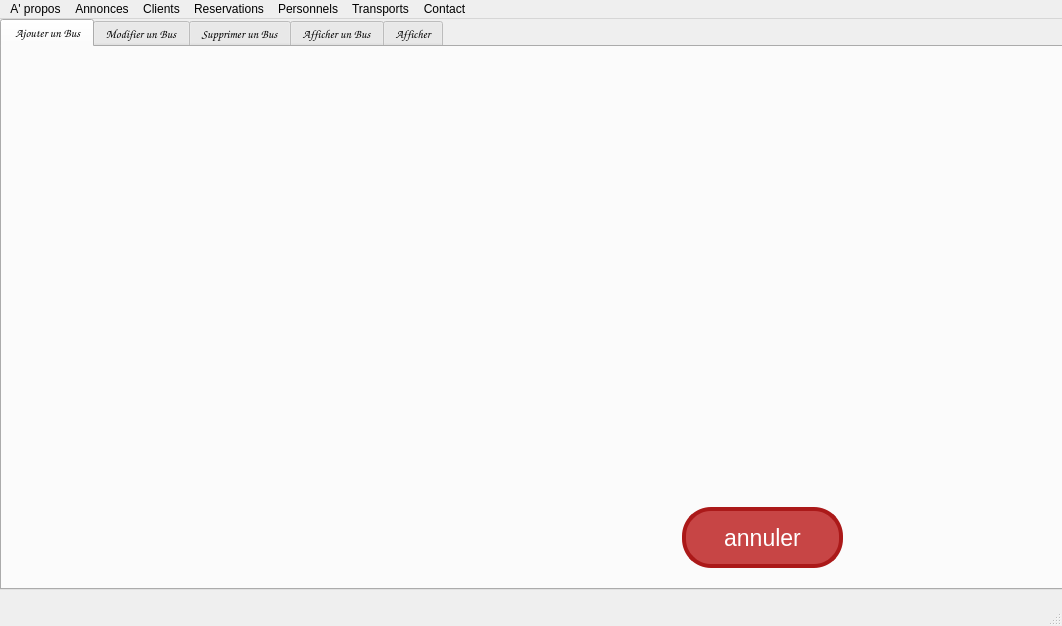
<?xml version="1.0" encoding="UTF-8"?>
<ui version="4.0">
 <class>MainWindow</class>
 <widget class="QMainWindow" name="MainWindow">
  <property name="geometry">
   <rect>
    <x>0</x>
    <y>0</y>
    <width>1062</width>
    <height>626</height>
   </rect>
  </property>
  <property name="windowTitle">
   <string>MainWindow</string>
  </property>
  <widget class="QWidget" name="centralwidget">
   <widget class="QTabWidget" name="tabWidget">
    <property name="geometry">
     <rect>
      <x>0</x>
      <y>0</y>
      <width>1071</width>
      <height>571</height>
     </rect>
    </property>
    <property name="font">
     <font>
      <family>Comic Sans MS</family>
      <pointsize>9</pointsize>
     </font>
    </property>
    <property name="currentIndex">
     <number>0</number>
    </property>
    <widget class="QWidget" name="tabl">
     <attribute name="title">
      <string> Ajouter un Bus</string>
     </attribute>
     <widget class="QPushButton" name="pushButton_10">
      <property name="geometry">
       <rect>
        <x>680</x>
        <y>460</y>
        <width>161</width>
        <height>61</height>
       </rect>
      </property>
      <property name="styleSheet">
       <string notr="true">background-color:#c74545;
	border-radius:29px;
	border:4px solid #ab1919;
	display:inline-block;
	cursor:pointer;
	color:#ffffff;
	font-family:Arial;
	font-size:23px;
	padding:12px 31px;
	text-decoration:none;
	text-shadow:-6px -6px 5px #2f6627;</string>
      </property>
      <property name="text">
       <string>annuler</string>
      </property>
     </widget>
     <widget class="QLabel" name="label_3">
      <property name="geometry">
       <rect>
        <x>0</x>
        <y>0</y>
        <width>1241</width>
        <height>571</height>
       </rect>
      </property>
      <property name="text">
       <string/>
      </property>
      <property name="pixmap">
       <pixmap>../../projet/voyage-maroc11.jpg</pixmap>
      </property>
     </widget>
    </widget>
    <widget class="QWidget" name="tab_7">
     <attribute name="title">
      <string>Modifier un Bus</string>
     </attribute>
    </widget>
    <widget class="QWidget" name="tab_3">
     <attribute name="title">
      <string>Supprimer un Bus</string>
     </attribute>
    </widget>
    <widget class="QWidget" name="tab_4">
     <attribute name="title">
      <string>Afficher un Bus</string>
     </attribute>
    </widget>
    <widget class="QWidget" name="tab_5">
     <attribute name="title">
      <string>Afficher</string>
     </attribute>
    </widget>
   </widget>
  </widget>
  <widget class="QMenuBar" name="menubar">
   <property name="geometry">
    <rect>
     <x>0</x>
     <y>0</y>
     <width>1062</width>
     <height>26</height>
    </rect>
   </property>
   <widget class="QMenu" name="menuA_propos">
    <property name="title">
     <string>A' propos</string>
    </property>
   </widget>
   <widget class="QMenu" name="menuAnnonces">
    <property name="title">
     <string>Annonces</string>
    </property>
   </widget>
   <widget class="QMenu" name="menuClients">
    <property name="title">
     <string>Clients</string>
    </property>
   </widget>
   <widget class="QMenu" name="menuReservations">
    <property name="title">
     <string>Reservations</string>
    </property>
   </widget>
   <widget class="QMenu" name="menuPersonnels">
    <property name="title">
     <string>Personnels</string>
    </property>
   </widget>
   <widget class="QMenu" name="menuTransports">
    <property name="title">
     <string>Transports</string>
    </property>
   </widget>
   <widget class="QMenu" name="menuContact">
    <property name="title">
     <string>Contact</string>
    </property>
   </widget>
   <addaction name="menuA_propos"/>
   <addaction name="menuAnnonces"/>
   <addaction name="menuClients"/>
   <addaction name="menuReservations"/>
   <addaction name="menuPersonnels"/>
   <addaction name="menuTransports"/>
   <addaction name="menuContact"/>
  </widget>
  <widget class="QStatusBar" name="statusbar"/>
 </widget>
 <resources/>
 <connections/>
</ui>
